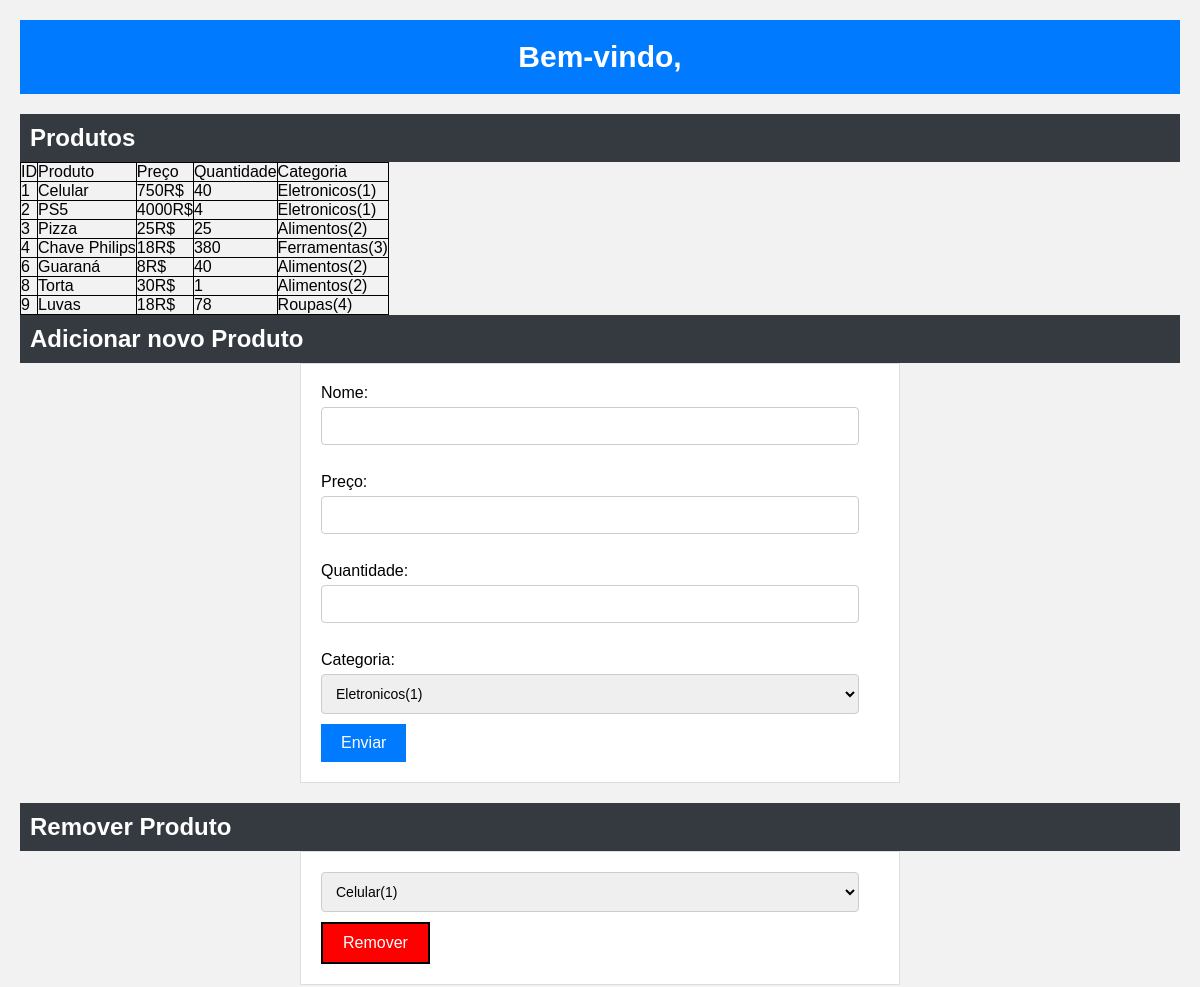
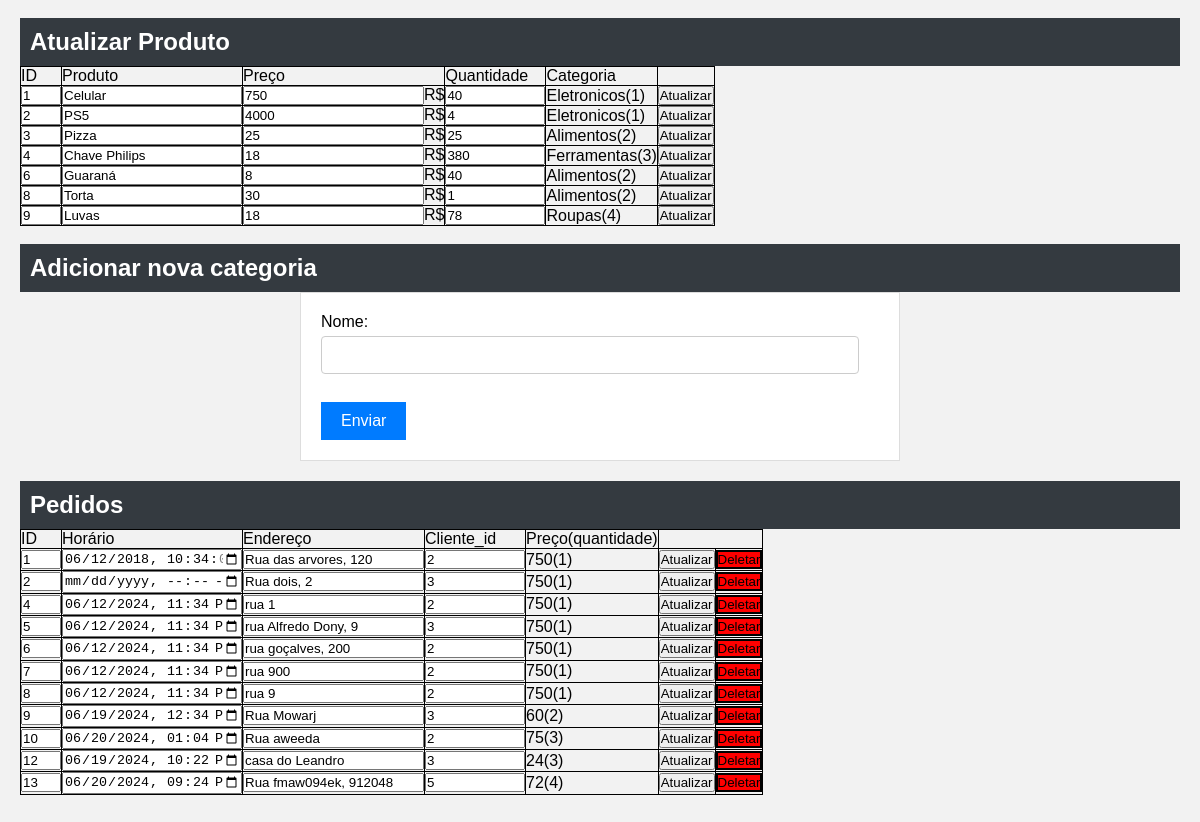
/pgAdmin.php, run on the app's committed database (2 pictures, top to bottom).
### tables this page shows
CREATE TABLE `produtos` (
  `id` int(11) NOT NULL,
  `nome` varchar(100) NOT NULL,
  `preco` double NOT NULL,
  `quantidade` double NOT NULL,
  `categoria_id` int(11) NOT NULL
);

CREATE TABLE `categorias` (
  `id` int(11) NOT NULL,
  `nome` varchar(100) NOT NULL
);

CREATE TABLE `pedidos` (
  `id` int(11) NOT NULL,
  `horario` datetime NOT NULL,
  `endereco` varchar(200) NOT NULL,
  `cliente_id` int(11) NOT NULL
);

CREATE TABLE `pedidos_produtos` (
  `pedido_id` int(11) NOT NULL,
  `produto_id` int(11) NOT NULL,
  `preco` double NOT NULL,
  `quantidade` double NOT NULL
);

### conexao.php (called while the page is built, shortened)
<?php
function selectDados($connect,$tabela,$where = "1",$what="*"){
    $query="SELECT $what FROM $tabela WHERE $where";
    $execute=mysqli_query($connect,$query);
    $result=mysqli_fetch_all($execute, MYSQLI_ASSOC);
    return $result;
}
    ?>

### pgAdmin.php (the view, shortened to what this page needs)
<?php
require_once "conexao.php";
$nome=$_GET['n'];
echo "<div class=topo><p>Bem-vindo, ",$nome,"</p></div>";
?>
<!DOCTYPE html>
<html">
<head>
    <link rel="stylesheet" href="style.css">
</head>
<body>
<h2>Produtos</h2>
        <table>
            <tr>
                <td>ID</td>
                <td>Produto</td>
                <td>Preço</td>
                <td>Quantidade</td>
                <td>Categoria</td>
            </tr>
        <?php
        $prod=selectDados($connect,'produtos');
        foreach ($prod as $pr){
            $thisID=$pr['categoria_id'];
            $categoria=selectDados($connect,'categorias',"id=$thisID");
            foreach ($categoria as $cat){
                if($cat['id']=$pr['categoria_id']){
                    $catNome=$cat['nome'];
                    $catID=$cat['id'];
                    break;
                }
            }
            ?>
            <tr>
                <td><?php echo $pr['id']; ?></td>
                <td><?php echo $pr['nome']; ?></td>
                <td><?php echo $pr['preco'],'R$'; ?></td>
                <td><?php echo $pr['quantidade']; ?></td>
                <td><?php echo $catNome,'(',$catID,')'; ?></td>
            </tr>
            <?php
        }
        ?>
        </table>
        <h2>Adicionar novo Produto</h2>
        <form name="cadastrarProduto"  method="POST" action="conexao.php?cadProd">
            <label for="inputNome">Nome:</label>
            <input type="text" name="inputNome"><br><br>
            <label for="inpuPreco">Preço:</label>
            <input type="number" name="inputPreco"><br><br>
            <label for="inputQuant">Quantidade:</label>
            <input type="number" name="inputQuant"><br><br>
            <label for="inputCat">Categoria:</label>
            <select name="inputCat"><br><br>
                <?php
                    $categoria=selectDados($connect,"categorias");
                    foreach($categoria as $cat){
                ?>
                <option value="<?php echo $cat['id'] ?>"><?php echo $cat['nome'],'(', $cat['id'],')' ?></option>
                <?php
                    }
                ?>
            </select>
            <input type="submit" name="cadastroProd" value="Enviar">
        </form>
        <h2>Remover Produto</h2>
        <form name="removerProduto"  method="POST" action="conexao.php?remProd">
            <select name="inputProd">
                <?php
                    $produto=selectDados($connect,"produtos");
                    foreach($produto as $p){
                ?>
                <option value="<?php echo $p['id'] ?>"><?php echo $p['nome'],'(', $p['id'],')' ?></option>
                <?php
                    }
                ?>
            </select>
            <input type="submit" name="removeProd" value="Remover" style="background:red;border:2px solid black;">
        </form>
        <h2>Atualizar Produto</h2>
            <table>
            <tr>
                <td>ID</td>
                <td>Produto</td>
                <td>Preço</td>
                <td>Quantidade</td>
                <td>Categoria</td>
                <td> </td>
            </tr>
        <?php
        $prod=selectDados($connect,'produtos');
        foreach ($prod as $pr){
            $thisID=$pr['categoria_id'];
            $categoria=selectDados($connect,'categorias',"id=$thisID");
            foreach ($categoria as $cat){
                if($cat['id']=$pr['categoria_id']){
                    $catNome=$cat['nome'];
                    $catID=$cat['id'];
                    break;
                }
            }
            ?>
            <form name="atualizarProduto"  method="POST" action="http://localhost:3000/atualizarProd">
            <tr>
                <td><input type="number" name="inputId" style="width:40px;"value=<?php echo $pr['id']; ?>></td>
                <td><input type="text" name="inputNome" style="width:180px;"value="<?php echo $pr['nome']; ?>"></td>
                <td><input type="number" name="inputPreco" value=<?php echo $pr['preco']; ?>>R$</td>
                <td><input type="number" name="inputQuant" style="width:100px;" value=<?php echo $pr['quantidade']; ?>></td>
                <td><?php echo $catNome,'(',$catID,')'; ?></td>
                <td><input type="submit" name="atlProd" value="Atualizar">
                </td>
            </tr>
            </form>
            <?php
        }
        ?>
        </table><br>
        <h2>Adicionar nova categoria</h2>
        <form name="cadastrarCategoria"  method="POST" action="conexao.php?cadCat" >
            <label for="inputNome">Nome:</label>
            <input type="text" name="inputNome"><br><br>
            <input type="submit" name="cadastroCat" value="Enviar">
        </form>
        <h2>Pedidos</h2>
        <table>
            <tr>
                <td>ID</td>
                <td>Horário</td>
                <td>Endereço</td>
                <td>Cliente_id</td>
                <td>Preço(quantidade)</td>
            </tr>
        <?php
        $ped=selectDados($connect,'pedidos');
        foreach ($ped as $p){
            $thisID=$p['id'];
            $pedProd=selectDados($connect,'pedidos_produtos',"pedido_id=$thisID");
            foreach ($pedProd as $pp){
                if($p['id']=$pp['pedido_id']){
                    $ppPreco=$pp['preco'];
                    $ppQuant=$pp['quantidade'];
                    break;
                }
            }
            ?>
            <form name="atualizarProduto"  method="POST" action="conexao.php?admPed">
            <tr>
                <td><input type="number" name="inputId" style="width:40px;"value=<?php echo $p['id']; ?>></td>
                <td><input type="datetime-local" name="inputHora" style="width:180px;"value="<?php echo $p['horario']; ?>"></td>
                <td><input type="text" name="inputEnd" value="<?php echo $p['endereco']; ?>"></td>
                <td><input type="number" name="inputCliID" style="width:100px;" value=<?php echo $p['cliente_id']; ?>></td>
                <td><?php echo $ppPreco,'(',$ppQuant,')'; ?></td>
                <td><input type="submit" name="atlPed" value="Atualizar"></td>
                <td><input type="submit" name="delPed" style="background:red;border:2px solid black;" value="Deletar"></td>
            </tr>
            </form>
            <?php
        }
        ?>
        </table><br>
</body>
</html>

### style.css (style rules this page uses)
* { margin: 0; padding: 0; box-sizing: border-box; }
body { font-family: Arial, sans-serif; background-color: #f2f2f2; padding: 20px; }
.topo { background-color: #007bff; color: #fff; text-align: center; padding: 20px; margin-bottom: 20px; }
.topo p { font-size: 30px;font-weight: bold; }
h2 { background-color: #343a40; color: #fff; padding: 10px; }
form { background-color: #fff; border: 1px solid #ddd; padding: 20px; margin-bottom: 20px; max-width: 600px; margin-left: auto; margin-right: auto; }
form label { display: block; margin-bottom: 5px; }
form input[type="text"], form input[type="number"], form input[type="date"], form input[type="datetime-local"], form select { width: calc(100% - 20px); padding: 10px; margin-bottom: 10px; border: 1px solid #ccc; border-radius: 4px; font-size: 14px; }
form input[type="submit"] { background-color: #007bff; color: #fff; border: none; padding: 10px 20px; cursor: pointer; font-size: 16px; }

### pgAdmin.php (style rules this page uses)
table,td { border:1px solid black; border-collapse:collapse; }

### data on the page
produtos: id "1", nome "Celular", preco "750", quantidade "40", categoria.nome "Eletronicos", categoria "1", inputPreco "750", inputQuant "40"
produtos: id "2", nome "PS5", preco "4000", quantidade "4", categoria.nome "Eletronicos", categoria "1", inputPreco "4000", inputQuant "4"
produtos: id "3", nome "Pizza", preco "25", quantidade "25", categoria.nome "Alimentos", categoria "2", inputPreco "25", inputQuant "25"
produtos: id "4", nome "Chave Philips", preco "18", quantidade "380", categoria.nome "Ferramentas", categoria "3", inputPreco "18", inputQuant "380"
produtos: id "6", nome "Guaraná", preco "8", quantidade "40", categoria.nome "Alimentos", categoria "2", inputPreco "8", inputQuant "40"
produtos: id "8", nome "Torta", preco "30", quantidade "1", categoria.nome "Alimentos", categoria "2", inputPreco "30", inputQuant "1"
produtos: id "9", nome "Luvas", preco "18", quantidade "78", categoria.nome "Roupas", categoria "4", inputPreco "18", inputQuant "78"
pedidos: inputEnd "Rua das arvores, 120", inputCliID "2", pedidos_produtos.preco "750", pedidos_produtos.quantidade "1"
pedidos: inputEnd "Rua dois, 2", inputCliID "3"
pedidos_produtos: preco "750", quantidade "1"
pedidos: inputEnd "rua 1", inputCliID "2"
pedidos: inputEnd "rua Alfredo Dony, 9", inputCliID "3"
pedidos: inputEnd "rua goçalves, 200", inputCliID "2"
pedidos: inputEnd "rua 900", inputCliID "2"
pedidos: inputEnd "rua 9", inputCliID "2"
pedidos: inputEnd "Rua Mowarj", inputCliID "3", pedidos_produtos.preco "60", pedidos_produtos.quantidade "2"
pedidos: inputEnd "Rua aweeda", inputCliID "2", pedidos_produtos.preco "75", pedidos_produtos.quantidade "3"
pedidos: inputEnd "casa do Leandro", inputCliID "3", pedidos_produtos.preco "24", pedidos_produtos.quantidade "3"
pedidos: inputEnd "Rua fmaw094ek, 912048", inputCliID "5", pedidos_produtos.preco "72", pedidos_produtos.quantidade "4"

### other printed values
form field inputCat "Eletronicos(1)"
form field inputProd "Celular(1)"
